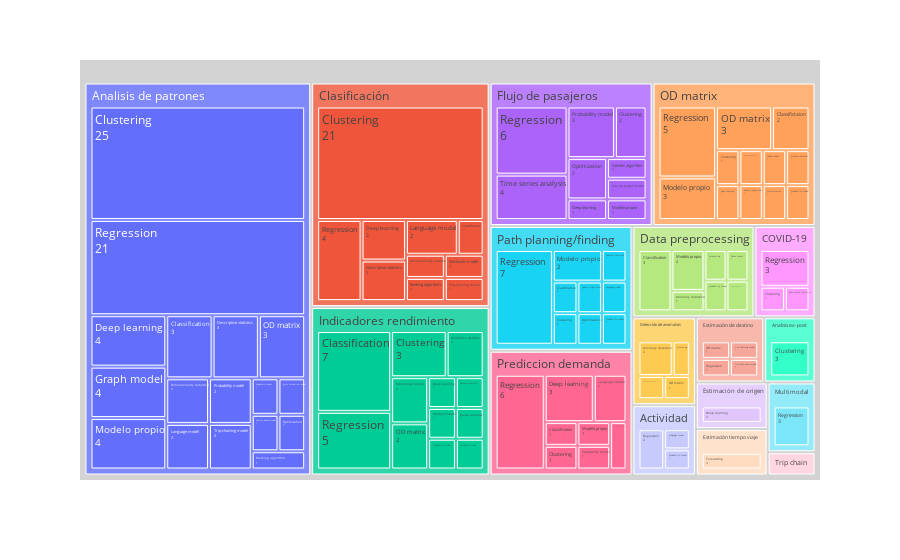

The notebook cell saved with this chart:
### Code cell
aggregated_table = (
    data[columns]
    .groupby(["Analysis type", "Model", "Model type"])[["ID"]]
    .nunique()
    .groupby(["Analysis type", "Model type"])[["ID"]]
    .sum()    
    .sort_values(by="ID")
)
fig = px.treemap(
    aggregated_table.reset_index(),
    path=["Analysis type", "Model type"],
    values="ID",
)
fig.update_traces(
    root_color="lightgrey", textinfo="label+value"
)
# fig.update_layout(margin = dict(t=50, l=25, r=25, b=25))
fig.write_image("img/treemap_analysis_model.pdf")
fig.show()

### Figure 1 — Plotly figure (JSON) as saved in the notebook; plotly's stock layout.template omitted (floating-point values rounded to 4 significant figures)
{"data": [{"branchvalues": "total", "domain": {"x": [0, 1], "y": [0, 1]}, "hovertemplate": "labels=%{label}<br>ID=%{value}<br>parent=%{parent}<br>id=%{id}<extra></extra>", "ids": ["Analisis de patrones/Algebraic model", "Data preprocessing/Anomaly detection", "Detección de anomalias/Anomaly detection", "Path planning/finding/Anomaly detection", "Analisis de patrones/Classification", "Clasificación/Classification", "Data preprocessing/Classification", "Indicadores rendimiento/Classification", "Path planning/finding/Classification", "Prediccion demanda/Classification", "OD matrix/Classifictaion", "Analisis de patrones/Clustering", "Analisis ex-post/Clustering", "COVID-19/Clustering", "Clasificación/Clustering", "Detección de anomalias/Clustering", "Flujo de pasajeros/Clustering", "Indicadores rendimiento/Clustering", "OD matrix/Clustering", "Path planning/finding/Clustering", "Prediccion demanda/Clustering", "Analisis de patrones/Deep learning", "Clasificación/Deep learning", "Estimación de origen/Deep learning", "Flujo de pasajeros/Deep learning", "Indicadores rendimiento/Deep learning", "OD matrix/Deep learning", "Prediccion demanda/Deep learning", "Analisis de patrones/Descriptive statistics", "COVID-19/Descriptive statistics", "Clasificación/Descriptive statistics", "Indicadores rendimiento/Descriptive statistics", "Analisis de patrones/Dimensionality reduction", "Clasificación/Dimensionality reduction", "Detección de anomalias/Dimensionality reduction", "OD matrix/Dimensionality reduction", "Indicadores rendimiento/Economical model", "Analisis de patrones/Error correction model", "Indicadores rendimiento/Feature selection", "Data preprocessing/Forecasting", "Estimación tiempo viaje/Forecasting", "Data preprocessing/Game theory", "Flujo de pasajeros/Genetic algorithm", "OD matrix/Genetic algorithm", "Path planning/finding/Genetic algorithms", "Analisis de patrones/Graph model", "OD matrix/Graph model", "Analisis de patrones/Gravity-based model", "Flujo de pasajeros/Gravity-based model", "Actividad/Language model", "Analisis de patrones/Language model", "Clasificación/Language model", "Path planning/finding/Language model", "Prediccion demanda/Language model", "Indicadores rendimiento/Modelo Propio", "Analisis de patrones/Modelo propio", "Data preprocessing/Modelo propio", "Flujo de pasajeros/Modelo propio", "OD matrix/Modelo propio", "Path planning/finding/Modelo propio", "Prediccion demanda/Modelo propio", "OD matrix/Neural networks", "Analisis de patrones/OD matrix", "Detección de anomalias/OD matrix", "Estimación de destino/OD matrix", "Indicadores rendimiento/OD matrix", "OD matrix/OD matrix", "Analisis de patrones/Optimization", "Flujo de pasajeros/Optimization", "OD matrix/Optimization", "Path planning/finding/Optimization", "Indicadores rendimiento/Panel analysis", "Actividad/Probability model", "Analisis de patrones/Probability model", "Data preprocessing/Probability model", "Flujo de pasajeros/Probability model", "Indicadores rendimiento/Probability model", "OD matrix/Probability model", "Path planning/finding/Probability model", "Prediccion demanda/Probability model", "Analisis de patrones/Ranking algorithm", "Clasificación/Ranking algorithm", "Actividad/Regression", "Analisis de patrones/Regression", "COVID-19/Regression", "Clasificación/Regression", "Estimación de destino/Regression", "Flujo de pasajeros/Regression", "Indicadores rendimiento/Regression", "Multimodal/Regression", "OD matrix/Regression", "Path planning/finding/Regression", "Prediccion demanda/Regression", "Indicadores rendimiento/Stochastic mode", "Clasificación/Stochastic model", "Flujo de pasajeros/Time series analysis", "Prediccion demanda/Time series analysis", "Estimación de destino/Trip chaining model", "Estimación de destino/Trip destinaton model", "Analisis de patrones/Trip-chaining model", "Clasificación/Trip-chaining model", "Data preprocessing/Trip-chaining model", "Trip chain/Trip-chaining model", "Actividad", "Analisis de patrones", "Analisis ex-post", "COVID-19", "Clasificación", "Data preprocessing", "Detección de anomalias", "Estimación de destino", "Estimación de origen", "Estimación tiempo viaje", "Flujo de pasajeros", "Indicadores rendimiento", "Multimodal", "OD matrix", "Path planning/finding", "Prediccion demanda", "Trip chain"], "labels": ["Algebraic model", "Anomaly detection", "Anomaly detection", "Anomaly detection", "Classification", "Classification", "Classification", "Classification", "Classification", "Classification", "Classifictaion", "Clustering", "Clustering", "Clustering", "Clustering", "Clustering", "Clustering", "Clustering", "Clustering", "Clustering", "Clustering", "Deep learning", "Deep learning", "Deep learning", "Deep learning", "Deep learning", "Deep learning", "Deep learning", "Descriptive statistics", "Descriptive statistics", "Descriptive statistics", "Descriptive statistics", "Dimensionality reduction", "Dimensionality reduction", "Dimensionality reduction", "Dimensionality reduction", "Economical model", "Error correction model", "Feature selection", "Forecasting", "Forecasting", "Game theory", "Genetic algorithm", "Genetic algorithm", "Genetic algorithms", "Graph model", "Graph model", "Gravity-based model", "Gravity-based model", "Language model", "Language model", "Language model", "Language model", "Language model", "Modelo Propio", "Modelo propio", "Modelo propio", "Modelo propio", "Modelo propio", "Modelo propio", "Modelo propio", "Neural networks", "OD matrix", "OD matrix", "OD matrix", "OD matrix", "OD matrix", "Optimization", "Optimization", "Optimization", "Optimization", "Panel analysis", "Probability model", "Probability model", "Probability model", "Probability model", "Probability model", "Probability model", "Probability model", "Probability model", "Ranking algorithm", "Ranking algorithm", "Regression", "Regression", "Regression", "Regression", "Regression", "Regression", "Regression", "Regression", "Regression", "Regression", "Regression", "Stochastic mode", "Stochastic model", "Time series analysis", "Time series analysis", "Trip chaining model", "Trip destinaton model", "Trip-chaining model", "Trip-chaining model", "Trip-chaining model", "Trip-chaining model", "Actividad", "Analisis de patrones", "Analisis ex-post", "COVID-19", "Clasificación", "Data preprocessing", "Detección de anomalias", "Estimación de destino", "Estimación de origen", "Estimación tiempo viaje", "Flujo de pasajeros", "Indicadores rendimiento", "Multimodal", "OD matrix", "Path planning/finding", "Prediccion demanda", "Trip chain"], "name": "", "parents": ["Analisis de patrones", "Data preprocessing", "Detección de anomalias", "Path planning/finding", "Analisis de patrones", "Clasificación", "Data preprocessing", "Indicadores rendimiento", "Path planning/finding", "Prediccion demanda", "OD matrix", "Analisis de patrones", "Analisis ex-post", "COVID-19", "Clasificación", "Detección de anomalias", "Flujo de pasajeros", "Indicadores rendimiento", "OD matrix", "Path planning/finding", "Prediccion demanda", "Analisis de patrones", "Clasificación", "Estimación de origen", "Flujo de pasajeros", "Indicadores rendimiento", "OD matrix", "Prediccion demanda", "Analisis de patrones", "COVID-19", "Clasificación", "Indicadores rendimiento", "Analisis de patrones", "Clasificación", "Detección de anomalias", "OD matrix", "Indicadores rendimiento", "Analisis de patrones", "Indicadores rendimiento", "Data preprocessing", "Estimación tiempo viaje", "Data preprocessing", "Flujo de pasajeros", "OD matrix", "Path planning/finding", "Analisis de patrones", "OD matrix", "Analisis de patrones", "Flujo de pasajeros", "Actividad", "Analisis de patrones", "Clasificación", "Path planning/finding", "Prediccion demanda", "Indicadores rendimiento", "Analisis de patrones", "Data preprocessing", "Flujo de pasajeros", "OD matrix", "Path planning/finding", "Prediccion demanda", "OD matrix", "Analisis de patrones", "Detección de anomalias", "Estimación de destino", "Indicadores rendimiento", "OD matrix", "Analisis de patrones", "Flujo de pasajeros", "OD matrix", "Path planning/finding", "Indicadores rendimiento", "Actividad", "Analisis de patrones", "Data preprocessing", "Flujo de pasajeros", "Indicadores rendimiento", "OD matrix", "Path planning/finding", "Prediccion demanda", "Analisis de patrones", "Clasificación", "Actividad", "Analisis de patrones", "COVID-19", "Clasificación", "Estimación de destino", "Flujo de pasajeros", "Indicadores rendimiento", "Multimodal", "OD matrix", "Path planning/finding", "Prediccion demanda", "Indicadores rendimiento", "Clasificación", "Flujo de pasajeros", "Prediccion demanda", "Estimación de destino", "Estimación de destino", "Analisis de patrones", "Clasificación", "Data preprocessing", "Trip chain", "", "", "", "", "", "", "", "", "", "", "", "", "", "", "", "", ""], "root": {"color": "lightgrey"}, "textinfo": "label+value", "type": "treemap", "values": [1, 1, 2, 1, 3, 1, 3, 7, 1, 1, 2, 25, 3, 1, 21, 1, 2, 3, 1, 1, 1, 4, 2, 3, 1, 1, 1, 3, 3, 1, 2, 2, 2, 1, 1, 1, 2, 1, 1, 1, 3, 1, 1, 1, 1, 4, 1, 1, 1, 1, 2, 2, 1, 2, 1, 4, 2, 1, 3, 2, 1, 1, 3, 1, 1, 2, 3, 1, 2, 1, 1, 1, 1, 2, 1, 3, 1, 1, 1, 1, 1, 1, 2, 21, 3, 4, 1, 6, 5, 3, 5, 7, 6, 1, 1, 4, 1, 1, 1, 2, 1, 1, 1, 4, 80, 3, 5, 36, 10, 5, 4, 3, 3, 21, 27, 3, 21, 16, 16, 1]}], "layout": {"legend": {"tracegroupgap": 0}, "margin": {"t": 60}}}
